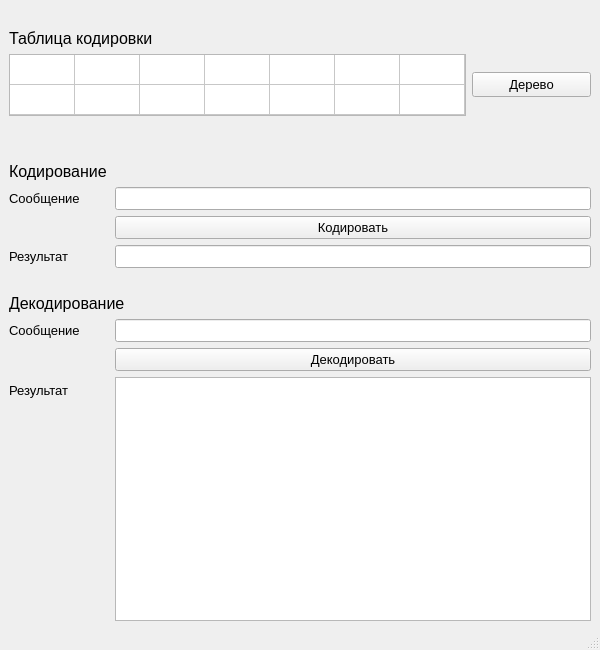
<?xml version="1.0" encoding="UTF-8"?>
<ui version="4.0">
 <class>MainWindow</class>
 <widget class="QMainWindow" name="MainWindow">
  <property name="enabled">
   <bool>true</bool>
  </property>
  <property name="geometry">
   <rect>
    <x>0</x>
    <y>0</y>
    <width>600</width>
    <height>650</height>
   </rect>
  </property>
  <property name="sizePolicy">
   <sizepolicy hsizetype="Fixed" vsizetype="Fixed">
    <horstretch>0</horstretch>
    <verstretch>0</verstretch>
   </sizepolicy>
  </property>
  <property name="minimumSize">
   <size>
    <width>600</width>
    <height>650</height>
   </size>
  </property>
  <property name="baseSize">
   <size>
    <width>600</width>
    <height>650</height>
   </size>
  </property>
  <property name="windowTitle">
   <string>MainWindow</string>
  </property>
  <widget class="QWidget" name="centralwidget">
   <property name="sizePolicy">
    <sizepolicy hsizetype="Minimum" vsizetype="Minimum">
     <horstretch>0</horstretch>
     <verstretch>0</verstretch>
    </sizepolicy>
   </property>
   <property name="minimumSize">
    <size>
     <width>580</width>
     <height>630</height>
    </size>
   </property>
   <property name="baseSize">
    <size>
     <width>580</width>
     <height>630</height>
    </size>
   </property>
   <layout class="QVBoxLayout" name="verticalLayout">
    <item>
     <spacer name="horizontalSpacer_3">
      <property name="orientation">
       <enum>Qt::Horizontal</enum>
      </property>
      <property name="sizeHint" stdset="0">
       <size>
        <width>40</width>
        <height>20</height>
       </size>
      </property>
     </spacer>
    </item>
    <item>
     <widget class="QLabel" name="label_4">
      <property name="font">
       <font>
        <pointsize>12</pointsize>
       </font>
      </property>
      <property name="text">
       <string>Таблица кодировки</string>
      </property>
     </widget>
    </item>
    <item>
     <layout class="QHBoxLayout" name="horizontalLayout">
      <item>
       <widget class="QTableWidget" name="tableWidget">
        <property name="sizePolicy">
         <sizepolicy hsizetype="Minimum" vsizetype="Minimum">
          <horstretch>0</horstretch>
          <verstretch>0</verstretch>
         </sizepolicy>
        </property>
        <property name="minimumSize">
         <size>
          <width>457</width>
          <height>62</height>
         </size>
        </property>
        <property name="maximumSize">
         <size>
          <width>457</width>
          <height>62</height>
         </size>
        </property>
        <property name="baseSize">
         <size>
          <width>457</width>
          <height>62</height>
         </size>
        </property>
        <property name="font">
         <font>
          <pointsize>10</pointsize>
         </font>
        </property>
        <property name="autoScroll">
         <bool>true</bool>
        </property>
        <property name="rowCount">
         <number>2</number>
        </property>
        <property name="columnCount">
         <number>7</number>
        </property>
        <attribute name="horizontalHeaderVisible">
         <bool>false</bool>
        </attribute>
        <attribute name="horizontalHeaderDefaultSectionSize">
         <number>65</number>
        </attribute>
        <attribute name="horizontalHeaderHighlightSections">
         <bool>true</bool>
        </attribute>
        <attribute name="horizontalHeaderShowSortIndicator" stdset="0">
         <bool>false</bool>
        </attribute>
        <attribute name="horizontalHeaderStretchLastSection">
         <bool>false</bool>
        </attribute>
        <attribute name="verticalHeaderVisible">
         <bool>false</bool>
        </attribute>
        <attribute name="verticalHeaderMinimumSectionSize">
         <number>20</number>
        </attribute>
        <row/>
        <row/>
        <column/>
        <column/>
        <column/>
        <column/>
        <column/>
        <column/>
        <column/>
       </widget>
      </item>
      <item>
       <widget class="QPushButton" name="tree_btn">
        <property name="sizePolicy">
         <sizepolicy hsizetype="Minimum" vsizetype="Maximum">
          <horstretch>0</horstretch>
          <verstretch>0</verstretch>
         </sizepolicy>
        </property>
        <property name="minimumSize">
         <size>
          <width>80</width>
          <height>25</height>
         </size>
        </property>
        <property name="font">
         <font>
          <pointsize>10</pointsize>
         </font>
        </property>
        <property name="text">
         <string>Дерево</string>
        </property>
       </widget>
      </item>
     </layout>
    </item>
    <item>
     <spacer name="horizontalSpacer_4">
      <property name="orientation">
       <enum>Qt::Horizontal</enum>
      </property>
      <property name="sizeHint" stdset="0">
       <size>
        <width>559</width>
        <height>20</height>
       </size>
      </property>
     </spacer>
    </item>
    <item>
     <spacer name="horizontalSpacer">
      <property name="orientation">
       <enum>Qt::Horizontal</enum>
      </property>
      <property name="sizeHint" stdset="0">
       <size>
        <width>40</width>
        <height>20</height>
       </size>
      </property>
     </spacer>
    </item>
    <item>
     <widget class="QLabel" name="label">
      <property name="font">
       <font>
        <pointsize>12</pointsize>
       </font>
      </property>
      <property name="text">
       <string>Кодирование</string>
      </property>
     </widget>
    </item>
    <item>
     <layout class="QFormLayout" name="formLayout">
      <item row="0" column="0">
       <widget class="QLabel" name="label_3">
        <property name="font">
         <font>
          <pointsize>10</pointsize>
         </font>
        </property>
        <property name="text">
         <string>Сообщение        </string>
        </property>
       </widget>
      </item>
      <item row="0" column="1">
       <widget class="QLineEdit" name="lineEdit">
        <property name="baseSize">
         <size>
          <width>200</width>
          <height>30</height>
         </size>
        </property>
        <property name="font">
         <font>
          <pointsize>10</pointsize>
         </font>
        </property>
       </widget>
      </item>
      <item row="1" column="1">
       <widget class="QPushButton" name="cod_button">
        <property name="font">
         <font>
          <pointsize>10</pointsize>
         </font>
        </property>
        <property name="text">
         <string>Кодировать</string>
        </property>
       </widget>
      </item>
      <item row="2" column="0">
       <widget class="QLabel" name="label_5">
        <property name="font">
         <font>
          <pointsize>10</pointsize>
         </font>
        </property>
        <property name="text">
         <string>Результат  </string>
        </property>
       </widget>
      </item>
      <item row="2" column="1">
       <widget class="QLineEdit" name="lineEdit_2">
        <property name="baseSize">
         <size>
          <width>200</width>
          <height>30</height>
         </size>
        </property>
        <property name="font">
         <font>
          <pointsize>10</pointsize>
         </font>
        </property>
       </widget>
      </item>
     </layout>
    </item>
    <item>
     <spacer name="horizontalSpacer_2">
      <property name="orientation">
       <enum>Qt::Horizontal</enum>
      </property>
      <property name="sizeHint" stdset="0">
       <size>
        <width>40</width>
        <height>20</height>
       </size>
      </property>
     </spacer>
    </item>
    <item>
     <widget class="QLabel" name="label_2">
      <property name="font">
       <font>
        <pointsize>12</pointsize>
       </font>
      </property>
      <property name="text">
       <string>Декодирование</string>
      </property>
     </widget>
    </item>
    <item>
     <layout class="QFormLayout" name="formLayout_2">
      <item row="0" column="0">
       <widget class="QLabel" name="label_6">
        <property name="font">
         <font>
          <pointsize>10</pointsize>
         </font>
        </property>
        <property name="text">
         <string>Сообщение        </string>
        </property>
       </widget>
      </item>
      <item row="0" column="1">
       <widget class="QLineEdit" name="lineEdit_3">
        <property name="baseSize">
         <size>
          <width>200</width>
          <height>30</height>
         </size>
        </property>
        <property name="font">
         <font>
          <pointsize>10</pointsize>
         </font>
        </property>
       </widget>
      </item>
      <item row="1" column="1">
       <widget class="QPushButton" name="decod_button">
        <property name="font">
         <font>
          <pointsize>10</pointsize>
         </font>
        </property>
        <property name="text">
         <string>Декодировать</string>
        </property>
       </widget>
      </item>
      <item row="2" column="0">
       <widget class="QLabel" name="label_7">
        <property name="font">
         <font>
          <pointsize>10</pointsize>
         </font>
        </property>
        <property name="text">
         <string>Результат  </string>
        </property>
       </widget>
      </item>
      <item row="2" column="1">
       <widget class="QTextEdit" name="text_decod">
        <property name="minimumSize">
         <size>
          <width>0</width>
          <height>100</height>
         </size>
        </property>
        <property name="font">
         <font>
          <pointsize>10</pointsize>
         </font>
        </property>
       </widget>
      </item>
     </layout>
    </item>
   </layout>
  </widget>
  <widget class="QStatusBar" name="statusbar"/>
 </widget>
 <resources/>
 <connections/>
</ui>
